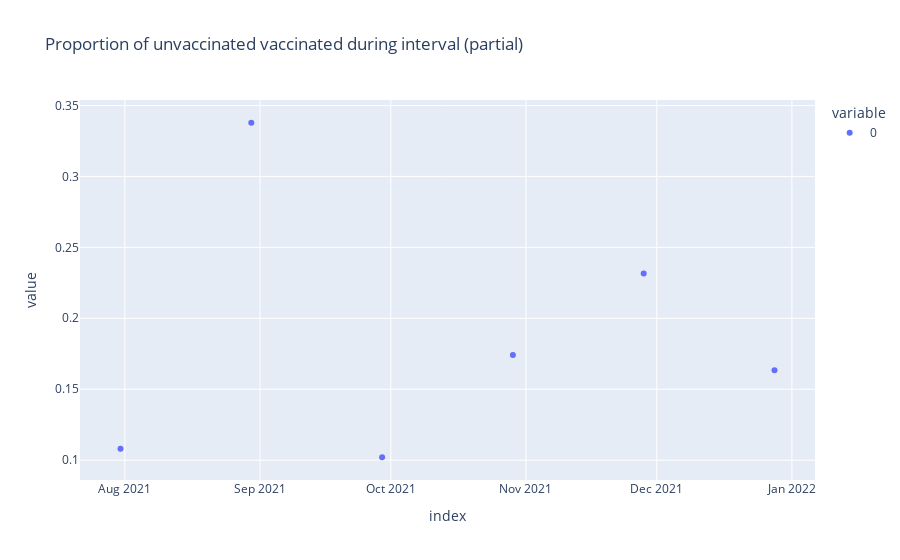

Notebook source saved alongside this figure:
### Code cell
pd.Series(
    interval_prop_unvacc_vaccinated1,
    index=ref_times_to_dti(COVID_BASE_DATE, coverage_times[1:]),
).plot(
    kind="scatter",
    title="Proportion of unvaccinated vaccinated during interval (partial)",
)

### Figure 1 — Plotly figure (JSON) as saved in the notebook; plotly's stock layout.template omitted (floating-point values rounded to 4 significant figures)
{"data": [{"hovertemplate": "variable=0<br>index=%{x}<br>value=%{y}<extra></extra>", "legendgroup": "0", "marker": {"color": "#636efa", "symbol": "circle"}, "mode": "markers", "name": "0", "orientation": "v", "showlegend": true, "type": "scatter", "x": ["2021-07-31T00:00:00", "2021-08-30T00:00:00", "2021-09-29T00:00:00", "2021-10-29T00:00:00", "2021-11-28T00:00:00", "2021-12-28T00:00:00"], "xaxis": "x", "y": [0.1081, 0.3378, 0.102, 0.1741, 0.2316, 0.1633], "yaxis": "y"}], "layout": {"legend": {"title": {"text": "variable"}, "tracegroupgap": 0}, "title": {"text": "Proportion of unvaccinated vaccinated during interval (partial)"}, "xaxis": {"anchor": "y", "domain": [0, 1], "title": {"text": "index"}}, "yaxis": {"anchor": "x", "domain": [0, 1], "title": {"text": "value"}}}}
